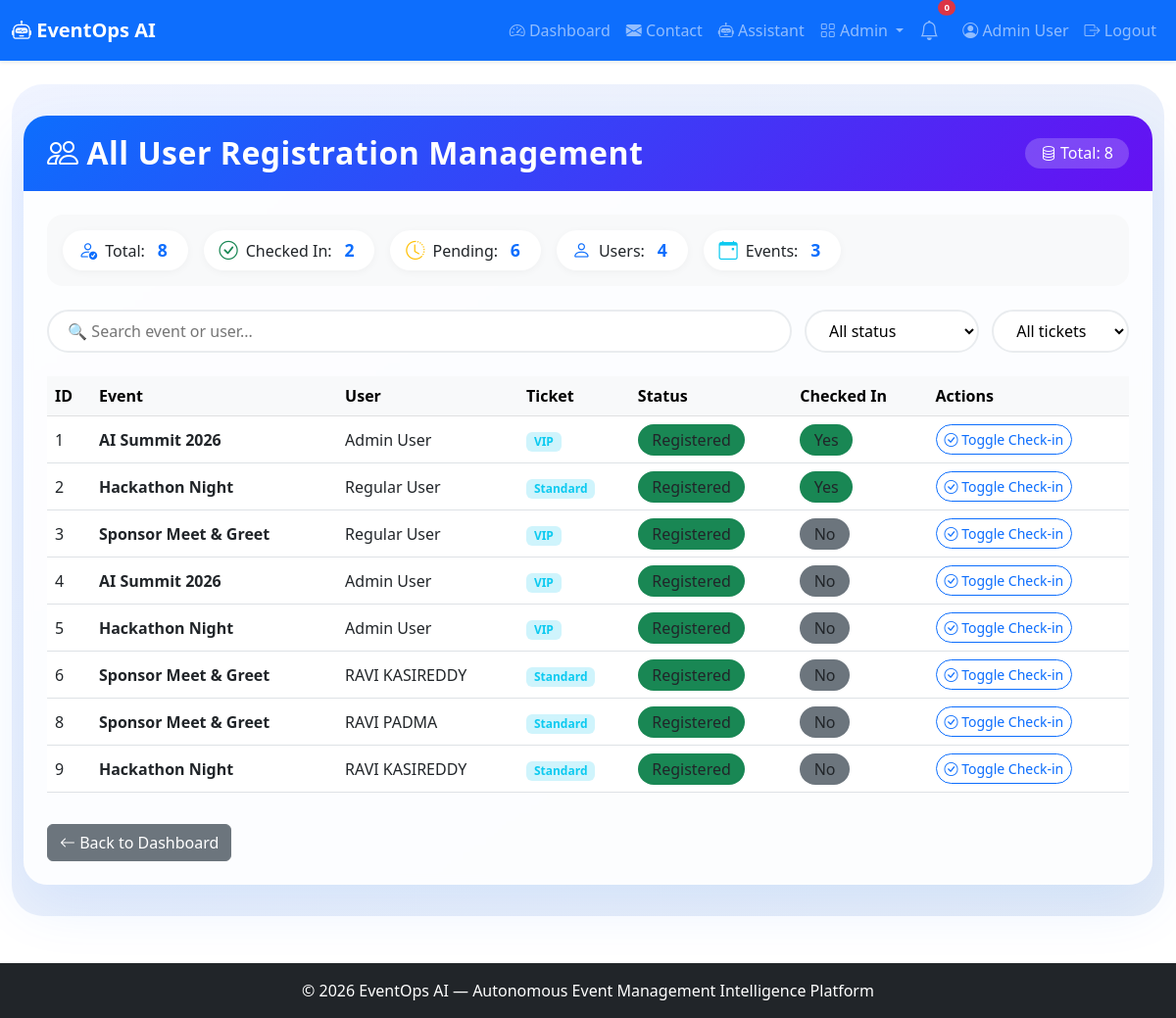
The page /admin/registrations (signed in) on the database its author committed.
### app.py (models this page shows, shortened)
class User(UserMixin, db.Model):
    id = db.Column(db.Integer, primary_key=True)
    name = db.Column(db.String(100), nullable=False)
    email = db.Column(db.String(100), unique=True, nullable=False)
    password_hash = db.Column(db.String(200), nullable=False)
    role = db.Column(db.String(20), default='user')
    created_at = db.Column(db.DateTime, default=lambda: datetime.now(timezone.utc))

class Registration(db.Model):
    id = db.Column(db.Integer, primary_key=True)
    user_id = db.Column(db.Integer, db.ForeignKey('user.id'))
    event_id = db.Column(db.Integer, db.ForeignKey('event.id'))
    ticket_type = db.Column(db.String(50))
    status = db.Column(db.String(20), default='registered')
    checked_in = db.Column(db.Boolean, default=False)
    registered_at = db.Column(db.DateTime, default=lambda: datetime.now(timezone.utc))
    user = db.relationship('User', backref='registrations')
    event = db.relationship('Event', backref='registrations')

class Event(db.Model):
    id = db.Column(db.Integer, primary_key=True)
    title = db.Column(db.String(200), nullable=False)
    description = db.Column(db.Text)
    date = db.Column(db.String(50))
    time = db.Column(db.String(50))
    location = db.Column(db.String(200))
    capacity = db.Column(db.Integer)
    status = db.Column(db.String(20), default='upcoming')
    created_at = db.Column(db.DateTime, default=lambda: datetime.now(timezone.utc))

### app.py (the view)
@app.route('/admin/registrations')
@login_required
def admin_registrations():
    if current_user.role != 'admin':
        abort(403)
    registrations = Registration.query.all()
    return render_template('admin_registrations.html', registrations=registrations)

### app.py (called while the page is built)
@login_manager.user_loader
def load_user(user_id):
    return User.query.get(int(user_id))

### templates/admin_registrations.html (shortened to what this page needs)
{% extends "base.html" %}
{% block content %}
<div class="admin-wrapper">
    <div class="container-fluid">
        <div class="card admin-card">
            <div class="card-header d-flex flex-wrap justify-content-between align-items-center">
                <h2 class="mb-0"><i class="bi bi-people me-2"></i>All User Registration Management</h2>
                <span class="total-badge">
                    <i class="bi bi-database"></i> Total: {{ registrations|length }}
                </span>
            </div>
            <div class="card-body">
                <div class="stats-row">
                    <div class="stat-item"><i class="bi bi-person-check"></i> Total: <span class="stat-num">{{ registrations|length }}</span></div>
                    <div class="stat-item"><i class="bi bi-check-circle text-success"></i> Checked In: <span class="stat-num">{{ registrations|selectattr('checked_in', 'equalto', True)|list|length }}</span></div>
                    <div class="stat-item"><i class="bi bi-clock-history text-warning"></i> Pending: <span class="stat-num">{{ registrations|selectattr('checked_in', 'equalto', False)|list|length }}</span></div>
                    <div class="stat-item"><i class="bi bi-person text-primary"></i> Users: <span class="stat-num">{{ registrations|map(attribute='user_id')|unique|list|length }}</span></div>
                    <div class="stat-item"><i class="bi bi-calendar-event text-info"></i> Events: <span class="stat-num">{{ registrations|map(attribute='event_id')|unique|list|length }}</span></div>
                </div>
                <div class="filter-bar">
                    <input type="text" id="searchReg" class="search-box" placeholder="🔍 Search event or user...">
                    <select id="filterChecked" class="filter-select">
                        <option value="">All status</option>
                    </select>
                    <select id="filterTicket" class="filter-select">
                        <option value="">All tickets</option>
                    </select>
                </div>
                <div class="table-responsive">
                    <table class="table table-hover align-middle" id="regTable">
                        <thead class="table-light">
                            <tr>
                                <th>ID</th>
                                <th>Event</th>
                                <th>User</th>
                                <th>Ticket</th>
                                <th>Status</th>
                                <th>Checked In</th>
                                <th>Actions</th>
                            </tr>
                        </thead>
                        <tbody>
                            {% for reg in registrations %}
                            <tr data-event="{{ reg.event.title|lower }}"
                                data-user="{{ reg.user.name|lower if reg.user else '' }}"
                                data-checked="{{ reg.checked_in|string|lower }}"
                                data-ticket="{{ reg.ticket_type|lower }}">
                                <td>{{ reg.id }}</td>
                                <td><strong>{{ reg.event.title }}</strong></td>
                                <td>{{ reg.user.name if reg.user else 'N/A' }}</td>
                                <td><span class="badge bg-info-subtle text-info">{{ reg.ticket_type }}</span></td>
                                <td><span class="badge-status bg-{{ 'success' if reg.status == 'registered' else 'warning' }}">{{ reg.status|title }}</span></td>
                                <td>
                                    <span class="badge-status bg-{{ 'success' if reg.checked_in else 'secondary' }}">
                                        {{ 'Yes' if reg.checked_in else 'No' }}
                                    </span>
                                </td>
                                <td>
                                    <a href="{{ url_for('admin_checkin', reg_id=reg.id) }}" class="btn btn-sm btn-outline-primary">
                                        <i class="bi bi-check-circle"></i> Toggle Check-in
                                    </a>
                                </td>
                            </tr>
                            {% endfor %}
                        </tbody>
                    </table>
                </div>
                <div class="mt-3">
                    <a href="{{ url_for('dashboard') }}" class="btn btn-secondary">
                        <i class="bi bi-arrow-left"></i> Back to Dashboard
                    </a>
                </div>
            </div>
        </div>
    </div>
</div>
{% endblock %}

### templates/base.html (shortened to what this page needs)
<!DOCTYPE html>
<html lang="en">
<head>
    <link href="https://cdn.jsdelivr.net/npm/bootstrap@5.3.0/dist/css/bootstrap.min.css" rel="stylesheet">
    <link rel="stylesheet" href="https://cdn.jsdelivr.net/npm/bootstrap-icons@1.11.0/font/bootstrap-icons.css">
    <link rel="stylesheet" href="{{ url_for('static', filename='css/style.css') }}">
</head>
<body>
<nav class="navbar navbar-expand-lg navbar-dark bg-primary shadow-sm">
    <div class="container-fluid">
        <a class="navbar-brand fw-bold" href="{{ url_for('index') }}">
            <i class="bi bi-robot"></i> EventOps AI
        </a>
        <div class="collapse navbar-collapse" id="navbarNav">
            <ul class="navbar-nav ms-auto align-items-lg-center">
                {% if current_user.is_authenticated %}
                <li class="nav-item">
                    <a class="nav-link" href="{{ url_for('dashboard') }}">
                        <i class="bi bi-speedometer2"></i> Dashboard
                    </a>
                </li>
                <li class="nav-item">
                    <a class="nav-link" href="{{ url_for('contact') }}">
                        <i class="bi bi-envelope-fill"></i> Contact
                    </a>
                </li>
                <li class="nav-item">
                    <a class="nav-link" href="{{ url_for('assistant_page') }}">
                        <i class="bi bi-robot"></i> Assistant
                    </a>
                </li>
                {% if current_user.role == 'admin' %}
                <li class="nav-item dropdown">
                    <a class="nav-link dropdown-toggle"
                       href="#"
                       role="button"
                       data-bs-toggle="dropdown">
                        <i class="bi bi-grid"></i> Admin
                    </a>
                </li>
                {% endif %}
                <li class="nav-item position-relative me-2">
                    <a class="nav-link"
                       href="#"
                       title="Notifications"
                       data-bs-toggle="dropdown">
                        <i class="bi bi-bell fs-5"></i>
                        <span class="position-absolute top-0 start-100 translate-middle badge rounded-pill bg-danger"
                              style="font-size:0.6rem;">
                            0
                        </span>
                    </a>
                </li>
                <li class="nav-item">
                    <a class="nav-link" href="{{ url_for('profile') }}">
                        <i class="bi bi-person-circle"></i>
                        {{ current_user.name }}
                    </a>
                </li>
                <li class="nav-item">
                    <a class="nav-link" href="{{ url_for('logout') }}">
                        <i class="bi bi-box-arrow-right"></i>
                        Logout
                    </a>
                </li>
                {% endif %}
            </ul>
        </div>
    </div>
</nav>
<main class="container-fluid py-4">
    {% block content %}{% endblock %}
</main>
<footer class="footer bg-dark text-white py-3 mt-4">
    <div class="container text-center">
        © 2026 EventOps AI — Autonomous Event Management Intelligence Platform
    </div>
</footer>
</body>
</html>

### templates/admin_registrations.html (style rules this page uses)
.admin-wrapper { background: linear-gradient(145deg, #f0f4ff 0%, #e6edf7 100%); padding: 2rem 0; border-radius: 2rem; }
.admin-card { border: none; border-radius: 1.5rem; box-shadow: 0 20px 60px rgba(13, 110, 253, 0.10); background: rgba(255, 255, 255, 0.85); backdrop-filter: blur(4px); overflow: hidden; }
.admin-card .card-header { background: linear-gradient(135deg, #0d6efd, #6610f2); color: white; padding: 1.2rem 1.5rem; border: none; }
.admin-card .card-header h2 { font-weight: 700; letter-spacing: 0.5px; }
.admin-card .card-body { padding: 1.5rem; }
.stats-row { display: flex; flex-wrap: wrap; gap: 1rem; margin-bottom: 1.5rem; background: #f8f9fa; border-radius: 1rem; padding: 1rem; }
.stats-row .stat-item { display: flex; align-items: center; gap: 0.5rem; background: white; padding: 0.4rem 1rem; border-radius: 50px; box-shadow: 0 2px 8px rgba(0,0,0,0.04); }
.stats-row .stat-item i { font-size: 1.2rem; color: #0d6efd; }
.stats-row .stat-item .stat-num { font-weight: 700; color: #0d6efd; font-size: 1.1rem; margin: 0 0.3rem; }
.filter-bar { display: flex; flex-wrap: wrap; gap: 0.8rem; margin-bottom: 1.5rem; }
.filter-bar .search-box { flex: 1; min-width: 200px; border-radius: 50px; border: 2px solid #e9ecef; padding: 0.5rem 1.2rem; transition: all 0.2s; background: white; }
.filter-bar .filter-select { border-radius: 50px; border: 2px solid #e9ecef; padding: 0.5rem 1.2rem; background: white; transition: all 0.2s; min-width: 140px; }
.table-hover tbody tr { transition: all 0.2s ease; }
.badge-status { padding: 0.3rem 0.9rem; border-radius: 30px; font-weight: 500; }
.btn-outline-primary { border-radius: 30px; transition: all 0.2s; }
.total-badge { background: rgba(255,255,255,0.2); padding: 0.2rem 1rem; border-radius: 30px; font-weight: 500; }

### rows shown on the page
User: name "Admin User"
Registration: id "1", event "AI Summit 2026", user "Admin User", ticket_type "VIP", status "Registered", checked_in "Yes"
Registration: id "2", event "Hackathon Night", user "Regular User", ticket_type "Standard", status "Registered", checked_in "Yes"
Registration: id "3", event "Sponsor Meet & Greet", user "Regular User", ticket_type "VIP", status "Registered", checked_in "No"
Registration: id "4", event "AI Summit 2026", user "Admin User", ticket_type "VIP", status "Registered", checked_in "No"
Registration: id "5", event "Hackathon Night", user "Admin User", ticket_type "VIP", status "Registered", checked_in "No"
Registration: id "6", event "Sponsor Meet & Greet", user "RAVI KASIREDDY", ticket_type "Standard", status "Registered", checked_in "No"
Registration: id "8", event "Sponsor Meet & Greet", user "RAVI PADMA", ticket_type "Standard", status "Registered", checked_in "No"
Registration: id "9", event "Hackathon Night", user "RAVI KASIREDDY", ticket_type "Standard", status "Registered", checked_in "No"

### other values the page prints
{{ registrations|length }} "8"
{{ registrations|selectattr('checked_in', 'equalto', True)|list|length }} "2"
{{ registrations|selectattr('checked_in', 'equalto', False)|list|length }} "6"
{{ registrations|map(attribute='user_id')|unique|list|length }} "4"
{{ registrations|map(attribute='event_id')|unique|list|length }} "3"
